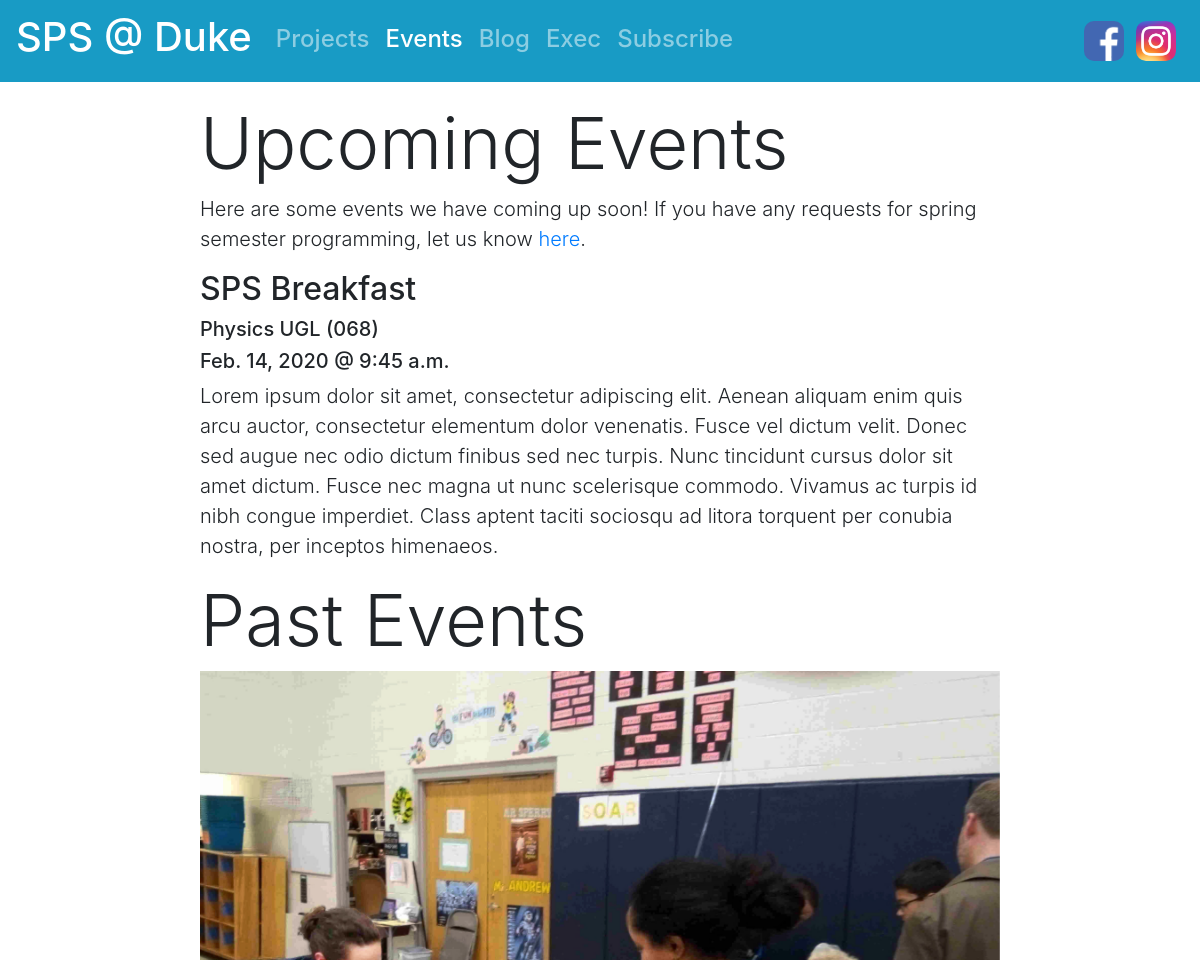
/events/ (upper part), run on an earlier commit of the app's database.
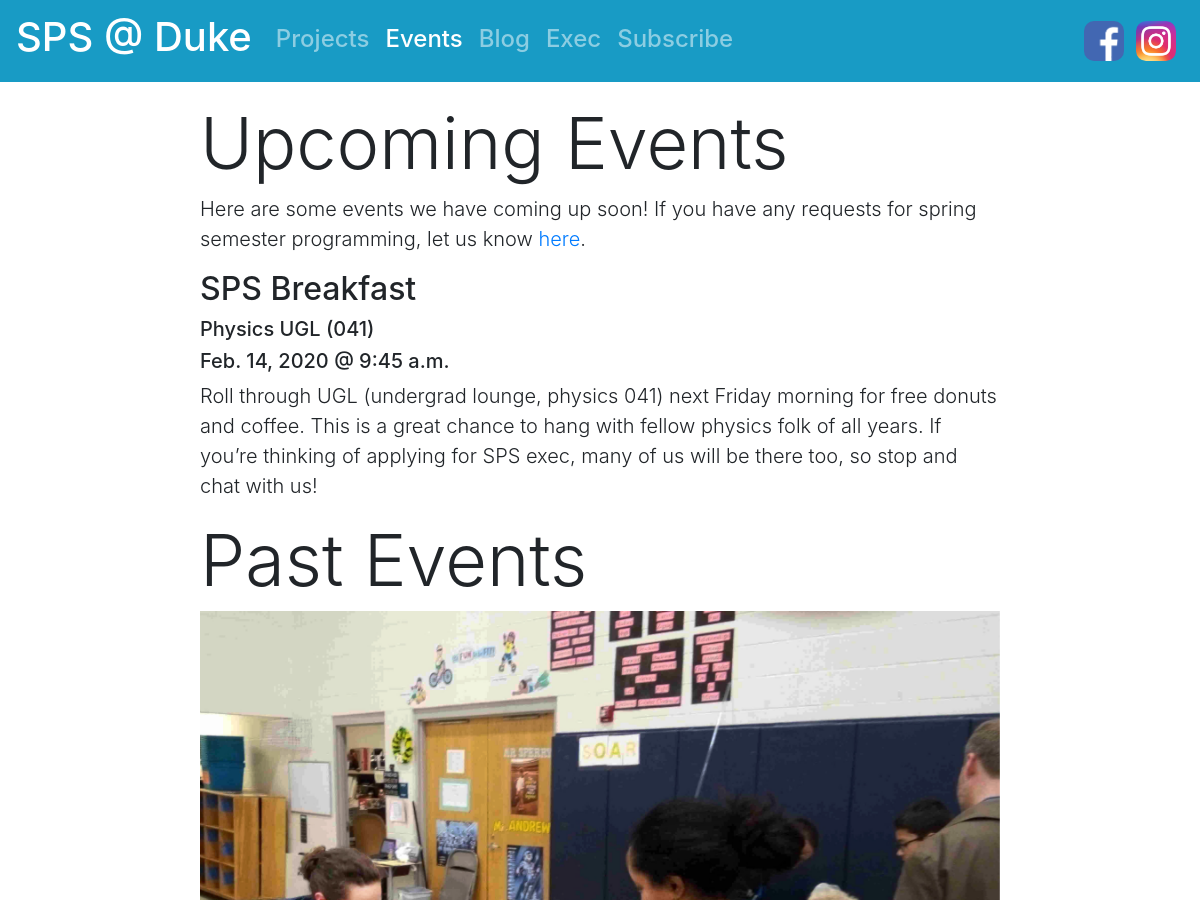
And on a later commit of the database.
### homepage/models.py (models this page shows, shortened)
class Event(models.Model):
    title = models.CharField(max_length=500)
    description = models.TextField()
    location = models.CharField(max_length=500)
    date = models.DateField()
    time = models.TimeField(blank=True)
    display = models.IntegerField()

### homepage/views.py (the view)
# urls.py: path('events/', views.events, name='home'),
def events(request):
    events = [(a,a.eventimage_set.all(),a.eventimage_set.all().count()) for a in Event.objects.filter(display=1).order_by('date')]
    context = {
        'events':events,
        'events_reversed':events[::-1],
        'photos':EventImage.objects.filter(associated_event__title = "Generic Past Event"),
        'today':datetime.date.today
    }
    return render(request, 'homepage/events.html', context)

### homepage/templates/homepage/events.html (shortened to what this page needs)
{% extends 'homepage/base.html' %}
{% load static %}
{% block a4 %}active{% endblock %}
{% block main %}
    <h3 class="display-3">Upcoming Events</h3>
    <p class="lead">Here are some events we have coming up soon! If you have any requests for spring semester programming, let us know <a href="https://docs.google.com/forms/d/e/1FAIpQLSfxrwkgbhRk5Pp5SK_bWAe4BcmhFWQ4OAi0EErdaLMWzBaZQw/viewform">here</a>.</p>
    {% for event,images,count in events %}
        {% if event.date >= today %}
            <h2>{{event.title}}</h2>
            <h5>{{event.location}}</h5>
            <h5>{{event.date}} @ {{event.time}}</h5>
            <p class="lead">{{event.description|safe}}</p>
        {% endif %}
    {% endfor %}
    <h3 class="display-3">Past Events</h3>
    <div id="carouselExampleIndicators" class="carousel slide" data-ride="carousel" data-interval='3500'>
        <div class="carousel-inner">
            {% for photo in photos %}
                <div class="carousel-item {% if forloop.first %}active{% endif %}">
                    <img class="d-block w-100" src="{{photo.image.url}}">
                </div>
            {% endfor %}
            <a class="carousel-control-prev" href="#carouselExampleIndicators" role="button" data-slide="prev">
            </a>
            <a class="carousel-control-next" href="#carouselExampleIndicators" role="button" data-slide="next">
            </a>
        </div>
    </div>
{% endblock %}

What changed in the data, as far as the page shows it:
changed Event "SPS Breakfast": location "Physics UGL (068)" → "Physics UGL (041)"; description "Lorem ipsum dolor sit amet, consectetur adipiscing elit. Aenean aliquam enim quis arcu auctor, consectetur elementum dolor venenatis. Fusce vel dictum velit. Donec sed augue nec odio dictum finibus sed nec turpis. Nunc tincidunt cursus dolor sit amet dictum. Fusce nec magna ut nunc scelerisque commodo. Vivamus ac turpis id nibh congue imperdiet. Class aptent taciti sociosqu ad litora torquent per conubia nostra, per inceptos himenaeos." → "Roll through UGL (undergrad lounge, physics 041) next Friday morning for free donuts and coffee. This is a great chance to hang with fellow physics folk of all years. If you’re thinking of applying for SPS exec, many of us will be there too, so stop and chat with us!"
